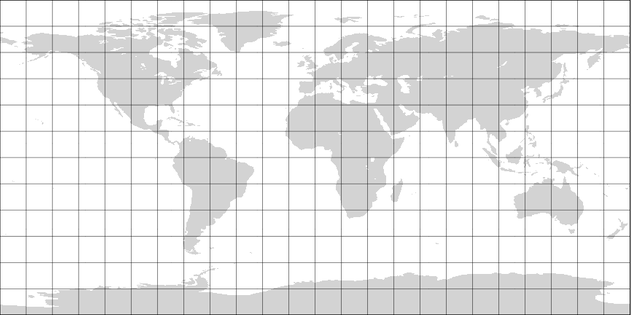
#> input picture heatmap/ok_map.png, 631 x 315 px
$ jupyter execute --allow-errors color_map.ipynb
#> lines starting #> are read from the running program, lines starting #| are printed output that depends on the picture
[cell 1]
from requests import get
import numpy as np

def get_numeric_heatmap(level=0, min_lon=0, max_lon=9, min_lat=0, max_lat=9):
    min_lat, max_lat = 90 - max_lat, 90 - min_lat

    level, min_lon, max_lon, min_lat, max_lat = map(str,(level, min_lon, max_lon, min_lat, max_lat))

    url_head = 'http://144.206.233.183/thredds/dodsC/Data/s362d.nc.ascii?data'
    url_tail_1 = '[' + level + ':1:' + level + ']'
    url_tail_2 = '[' + min_lon + ':1:' + max_lon + ']'
    url_tail_3 = '[' + min_lat + ':1:' + max_lat + ']'
    url = url_head + url_tail_1 + url_tail_2 + url_tail_3

    r = get(url)
    tmp = r.text
    str_matrix = []

    for string in tmp.split('\n'):
        if len(string) > 0 and string[0] == '[':
            str_matrix.append(string.split(', ')[1:])

    matrix = list(map(lambda x: list(map(float, x)), str_matrix))
    matrix = np.array(matrix).T
    np.flip(matrix)

    return matrix, int(min_lon), int(max_lon), int(min_lat), int(max_lat)

[cell 2]
lat = {
    "min_val": -90, # from -90 degrees
    "max_val": 90   # to 90 degrees
}
lon = {
    "min_val": 0,   # from 0 degrees
    "max_val": 360  # to 360 degrees
}

#> (the rest of this cell did not finish here and is left out)

[cell 3]
from seaborn import heatmap
import matplotlib.pyplot as plt
from matplotlib.axes import Axes
from matplotlib.pyplot import Figure
from skimage.io import imshow
from skimage.io import imread
from skimage.transform import resize

frame = imread("ok_map.png")
#> frame is the input picture: shape (315, 631); min 56, max 255, mean 232.3
frame = resize(frame,(181,361))
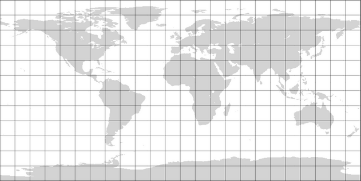
#> frame: shape (181, 361) float64; min 0.387, max 1, mean 0.911
#> (the rest of this cell did not finish here and is left out)
